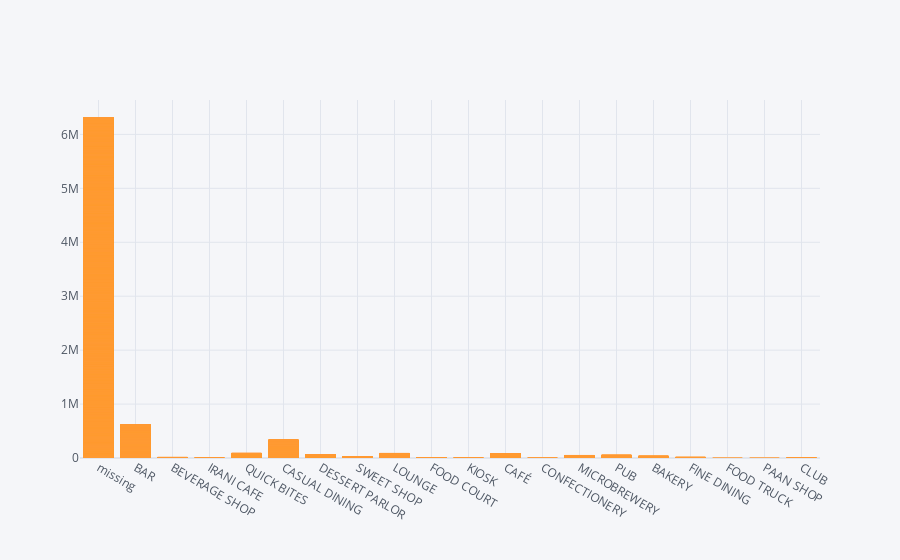

Here is the notebook cell this chart was saved with:
### Markdown cell above
###### OBSERVATION:

    We can see that more people choose CAUSUAL DINING and spend more money in total when compared with others

### Code cell
df.iplot(kind="bar",x="TITLE2",y="COST")

### Figure 1 — Plotly figure (JSON) as saved in the notebook; plotly's stock layout.template omitted (floating-point values rounded to 4 significant figures; data arrays with more than 128 entries replaced by an {"elided": "..."} marker saying what was removed)
{"data": [{"marker": {"color": "rgba(255, 153, 51, 0.6)", "line": {"color": "rgba(255, 153, 51, 1.0)", "width": 1}}, "name": "COST", "orientation": "v", "text": "", "type": "bar", "x": {"elided": "11372 str values"}, "y": {"elided": "11372 int values"}}], "layout": {"legend": {"bgcolor": "#F5F6F9", "font": {"color": "#4D5663"}}, "paper_bgcolor": "#F5F6F9", "plot_bgcolor": "#F5F6F9", "title": {"font": {"color": "#4D5663"}}, "xaxis": {"gridcolor": "#E1E5ED", "showgrid": true, "tickfont": {"color": "#4D5663"}, "title": {"font": {"color": "#4D5663"}, "text": ""}, "zerolinecolor": "#E1E5ED"}, "yaxis": {"gridcolor": "#E1E5ED", "showgrid": true, "tickfont": {"color": "#4D5663"}, "title": {"font": {"color": "#4D5663"}, "text": ""}, "zerolinecolor": "#E1E5ED"}}}
